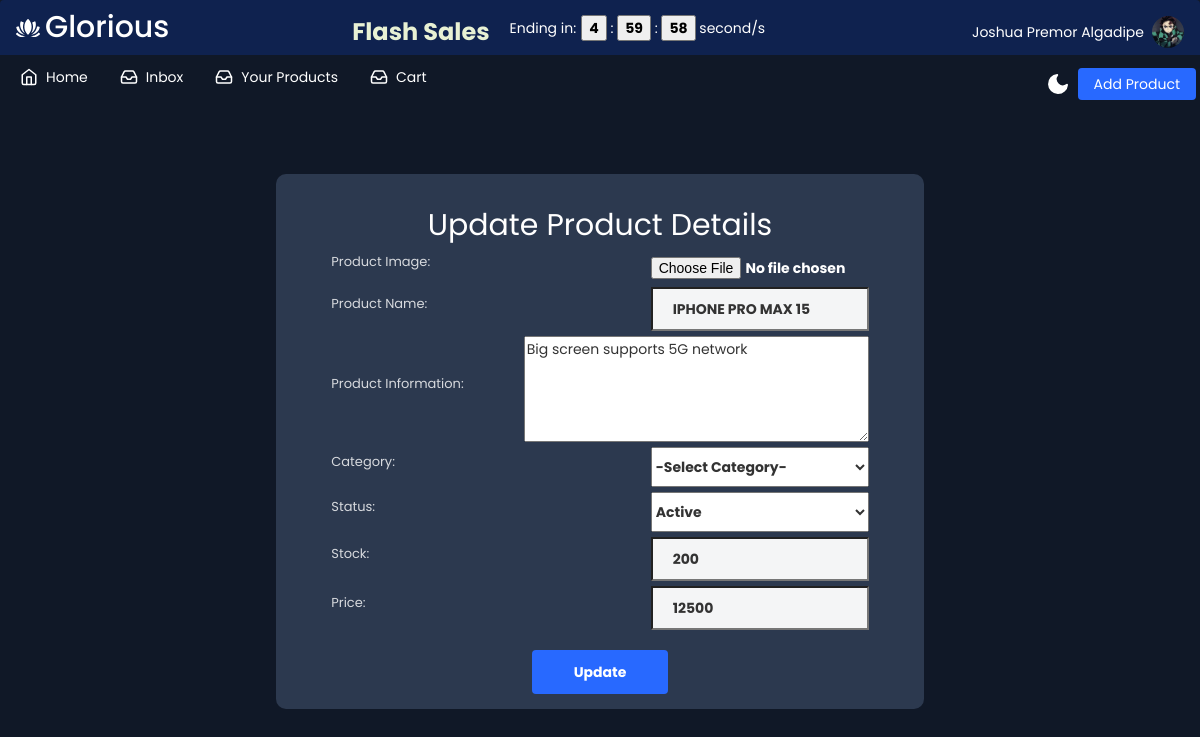
/editproduct.php?id=8 (signed in), run on the app's committed database.
### tables this page shows
CREATE TABLE `profile_information` (
  `id` int(11) NOT NULL,
  `name` varchar(40) NOT NULL,
  `age` int(12) NOT NULL,
  `phone` varchar(15) NOT NULL,
  `password` varchar(60) NOT NULL,
  `email` varchar(50) NOT NULL,
  `location` varchar(50) NOT NULL,
  `profile_image` text DEFAULT NULL,
  `date_joined` timestamp NOT NULL DEFAULT current_timestamp()
);

CREATE TABLE `product_details` (
  `id` int(11) NOT NULL,
  `user_id` int(100) NOT NULL,
  `product_name` varchar(255) NOT NULL,
  `product_image` text NOT NULL,
  `product_info` varchar(255) NOT NULL,
  `category` varchar(20) NOT NULL,
  `status` varchar(10) NOT NULL,
  `stock` int(50) NOT NULL,
  `price` int(50) NOT NULL,
  `sold` int(11) DEFAULT NULL,
  `date_added` timestamp NOT NULL DEFAULT current_timestamp()
);

### editproduct.php (the view, shortened to what this page needs)
<?php
include("database.php");
?>
<!DOCTYPE html>
<html lang="en">
<head>
    <link rel="stylesheet" href="https://maxcdn.bootstrapcdn.com/bootstrap/3.3.7/css/bootstrap.min.css" />
    <link rel="stylesheet" href="https://cdnjs.cloudflare.com/ajax/libs/font-awesome/4.7.0/css/font-awesome.min.css" />
    <link rel="stylesheet" href="./css/style.css">
</head>
<body>
    <div class="app-container">
        <div class="app-content">
            <div style="position: sticky;top:0;z-index: 1 ;display: flex;align-items: center;justify-content: space-between;background-color: #0f2a689d;padding-left: 16px;height:55px">
                <div class="app-icon" style="display: flex;align-items: center;justify-content: left;gap:5px;">
                    <h2 style="position: relative;top:-5px">Glorious</h2>
                </div>
                <div style="display: flex;align-items: center;justify-content: center;gap:20px">
                    <h3 style="color: white;font-weight: bold;color:#E8F1D4">Flash Sales</h1>
                        <div style="display: flex;align-items: center;justify-content: center;gap:5px;color:white">
                            <p style="color: white;position: relative;top:5px">Ending in: </p>
                            <div>
                                <button style="color: black;font-weight: bold;" class="hours">05</button> : <button style="color: black;font-weight: bold;" class="minutes">59</button> : <button style="color: black;font-weight: bold;" class="seconds">41</button> second/s
                            </div>
                        </div>
                </div>
                <div class="account-info" style="cursor: pointer;">
                    <div class="account-info-name">
                        <?php
                        $id =  $_SESSION["id"];
                        $name = $mysqli->query("SELECT * FROM profile_information WHERE id = '$id'");
                        foreach ($name as $info) {
                            echo $info['name'];
                        }
                        ?>
                    </div>
                    <div class="account-info-picture">
                        <?php foreach ($name as $info) {
                            if ($info['profile_image'] == NULL || $info['profile_image'] == "") {
                        ?>
                                <img alt="">
                            <?php } else { ?>
                                <img src="test/uploads/<?= $info['profile_image'] ?>" alt="">
                        <?php }
                        } ?>
                    </div>
                </div>
            </div>
            <div class="app-content-header">
                <ul class="sidebar-list" style="display: flex;align-items: center;">
                    <li class="sidebar-list-item">
                        <a href="index.php">
                            <svg xmlns="http://www.w3.org/2000/svg" width="18" height="18" viewBox="0 0 24 24" fill="none" stroke="currentColor" stroke-width="2" stroke-linecap="round" stroke-linejoin="round" class="feather feather-home">
                                <path d="M3 9l9-7 9 7v11a2 2 0 0 1-2 2H5a2 2 0 0 1-2-2z" />
                                <polyline points="9 22 9 12 15 12 15 22" />
                            </svg>
                            <span>Home</span>
                        </a>
                    </li>
                    <li class="sidebar-list-item">
                        <a href="inbox.php">
                            <span>Inbox</span>
                        </a>
                    </li>
                    <li class="sidebar-list-item">
                        <a href="products.php">
                            <span>Your Products</span>
                        </a>
                    </li>
                    <li class="sidebar-list-item">
                        <a href="cart.php">
                            <span>Cart</span>
                        </a>
                    </li>
                </ul>
                <button class="mode-switch" title="Switch Theme">
                    <svg class="moon" fill="none" stroke="currentColor" stroke-linecap="round" stroke-linejoin="round" stroke-width="2" width="24" height="24" viewBox="0 0 24 24">
                        <defs></defs>
                        <path d="M21 12.79A9 9 0 1111.21 3 7 7 0 0021 12.79z"></path>
                    </svg>
                </button>
                <button class="app-content-headerButton" name="add_product" id="add_product">Add Product</button>
            </div>
            <div class="add_form">
                <?php
                if (isset($_GET['id'])) {
                    $pro_id = mysqli_real_escape_string($conn, $_GET['id']);
                    $query = "SELECT * FROM product_details WHERE id='$pro_id' ";
                    $query_run = mysqli_query($conn, $query);
                    if (mysqli_num_rows($query_run) > 0) {
                        $product = mysqli_fetch_array($query_run);
                    }
                }
                ?>
                <form action="add-process.php" method="post" enctype="multipart/form-data">
                    <h2>Update Product Details</h2>
                    <div>
                        <p>Product Image: </p>
                        <input type="file" name="p_image" value="<?= $product['product_image']; ?>" required>
                    </div>
                    <div>
                        <p>Product Name: </p>
                        <input type="text" name="p_name" value="<?= $product['product_name']; ?>" required>
                    </div>
                    <div>
                        <p>Product Information: </p>
                        <textarea name="p_info" id="details" rows="5" cols="27"><?= $product['product_info']; ?></textarea>
                    </div>
                    <div>
                        <p>Category: </p>
                        <select name="p_category" required>
                            <option value="">-Select Category-</option>
                        </select>
                    </div>
                    <div>
                        <p>Status: </p>
                        <select name="p_status">
                            <option value="Active">Active</option>
                        </select>
                    </div>
                    <div>
                        <p>Stock: </p>
                        <input type="number" name="p_stock" value="<?= $product['stock']; ?>" required>
                    </div>
                    <div>
                        <p>Price: </p>
                        <input type="number" name="p_price" value="<?= $product['price']; ?>" required>
                    </div>
                    <button class="add_btn" name="update_product" id="add" type="update_product">Update</button>
                </form>
            </div>
        </div>
    </div>
</body>
</html>

### css/style.css (style rules this page uses)
* { box-sizing: border-box; }
:root { --app-bg: #101827; --sidebar: rgba(21, 30, 47, 1); --sidebar-main-color: #fff; --table-border: #1a2131; --table-header: #1a2131; --app-content-main-color: #fff; --sidebar-link: #fff; --sidebar-active-link: #1d283c; --sidebar-hover-link: #1a2539; --action-color: #2869ff; --action-color-hover: #0f2a68; --app-content-secondary-color: #1d283c; --filter-reset: #2c394f; --filter-shadow: rgba(16, 24, 39, 0.8) 0px 6px 12px -2px, rgba(0, 0, 0, 0.3) 0px 3px 7px -3px; }
body, html { margin: 0; padding: 0; height: 100%; width: 100%; }
body { overflow: hidden; font-family: 'Poppins', sans-serif; background-color: var(--app-bg); -webkit-font-smoothing: antialiased; -moz-osx-font-smoothing: grayscale; }
.app-container { border-radius: 4px; width: 100%; height: 100%; max-height: 100%; max-width: 1280px; display: flex; overflow-y: scroll; overflow-x: hidden; box-shadow: rgba(99, 99, 99, 0.2) 0px 2px 8px 0px; max-width: 2000px; margin: 0 auto; }
.sidebar-list { list-style-type: none; padding: 0; ; }
.sidebar-list-item { position: relative; margin-bottom: 4px; }
.sidebar-list-item a { display: flex; align-items: center; width: 100%; padding: 10px 16px; color: var(--sidebar-link); text-decoration: none; font-size: 14px; line-height: 24px; }
.sidebar-list-item svg { margin-right: 8px; }
.mode-switch { background-color: transparent; border: none; padding: 0; color: var(--app-content-main-color); display: flex; justify-content: center; align-items: center; margin-left: auto; margin-right: 8px; cursor: pointer; }
.mode-switch .moon { fill: var(--app-content-main-color); }
.account-info { display: flex; align-items: center; padding: 16px; margin-top: auto; }
.account-info-picture { width: 32px; height: 32px; border-radius: 50%; overflow: hidden; flex-shrink: 0; }
.account-info-picture img { width: 100%; height: 100%; object-fit: cover; }
.account-info-name { font-size: 14px; color: var(--sidebar-main-color); margin: 0 8px; overflow: hidden; max-width: 100%; text-overflow: ellipsis; white-space: nowrap; }
.app-icon { color: var(--sidebar-main-color); display: flex !important; justify-content: center; align-items: center; }
.app-icon svg { width: 24px; height: 24px; }
.app-content { padding: 0; background-color: var(--app-bg); height: 100%; flex: 1; max-height: 100%; display: flex; flex-direction: column; }
.app-content-header { display: flex; align-items: center; justify-content: space-between; padding: 0 4px; }
.app-content-headerButton { background-color: var(--action-color); color: #fff; font-size: 14px; line-height: 24px; border: none; border-radius: 4px; height: 32px; padding: 0 16px; transition: 0.2s; cursor: pointer; }
.add_form { background-color: #2c394f; text-align: center; height: fit-content; padding: 15px 50px 15px 50px; width: fit-content; margin: auto; border-radius: 10px; position: relative; top: -15px; }
.add_form h2 { color: #fff; font-weight: normal; }
.add_form form div { justify-content: space-between; align-items: center; display: flex; gap:60px; margin: 5px; }
.add_form form input[type=text],.add_form form input[type=number] { width: 218px; padding: 20px; font-weight: bold; height: 20px; background-color: rgba(255, 255, 255, 0.95); }
.add_form form input[type=file] { height: 30px !important; width: 218px; font-weight: bold; padding-top: 5px; color: white; }
.add_form form p { color: rgba(255, 255, 255, 0.813) !important; font-size: 13px; }
.add_form form div select { width: 218px; font-weight: bold; height: 40px !important; }
.add_form form div select option { width: 178px; font-weight: bold; }
.add_btn { padding: 10px 40px 10px 40px; background-color: var(--action-color); border-color:transparent ; border-radius: 4px; font-weight: bold; color: rgb(255, 255, 255) !important; margin-top: 15px; font-weight: bolder; cursor: pointer; transition: 0.2s all; }

### data on the page
profile_information: name "Joshua Premor Algadipe", profile_image (picture)
product_details: p_name "IPHONE PRO MAX 15", p_info "Big screen supports 5G network", p_stock "200", p_price "12500"
